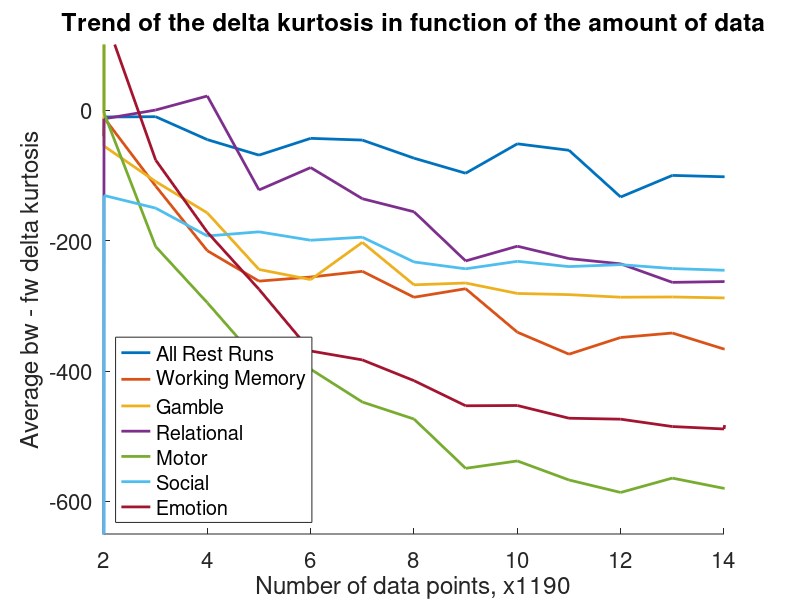

Write the MATLAB code that produced this figure.
load('randPerms_AllRestSep.mat')
load('randPerms_Gamble.mat')
load('randPerms_Motor.mat')
load('randPerms_Relational.mat')
load('randPerms_Social.mat')
load('randPerms_WM.mat')
load('randPerms_Emotion.mat')

hold on
plot(mean(randPerms_AllRestSep),'DisplayName','All Rest Runs','LineWidth',2)
plot(mean(randPerms_WM),'DisplayName','Working Memory','LineWidth',2)
plot(mean(randPerms_Gamble),'DisplayName','Gamble','LineWidth',2)
plot(mean(randPerms_Relational),'DisplayName','Relational','LineWidth',2)
plot(mean(randPerms_Motor),'DisplayName','Motor','LineWidth',2) %highest
plot(mean(randPerms_Social),'DisplayName','Social','LineWidth',2)
plot(mean(randPerms_Emotion),'DisplayName','Emotion','LineWidth',2)
hold off
title('Trend of the delta kurtosis in function of the amount of data')
ylabel('Average bw - fw delta kurtosis')
xlabel('Number of data points, x1190')
ylim([-650 100])
%xticklabels({'10','60','110','160','210','260','310','360','410'})
xlim([2 14])
legend('Location', 'SouthWest');
set(gca,'FontSize',16)